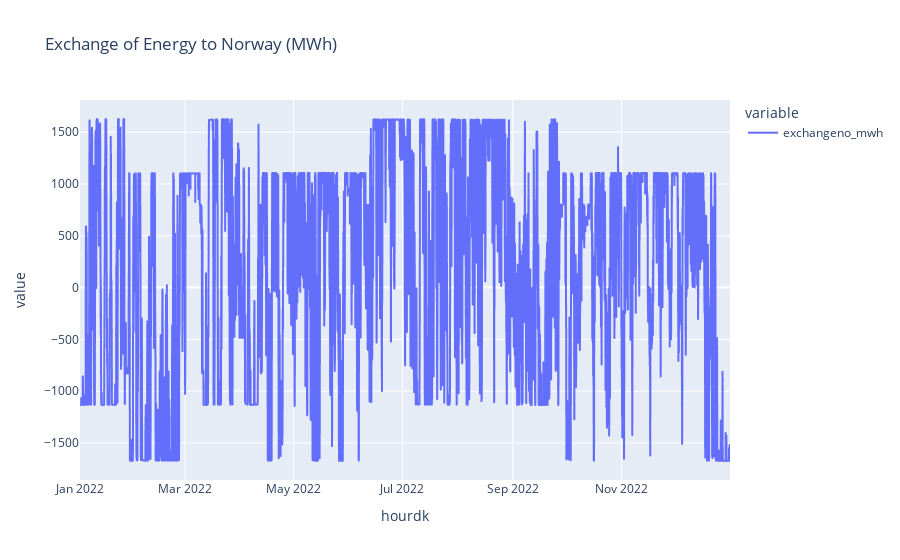

The cell this chart's notebook holds for it:
### Code cell
# Create a view so we can retrieve from Cassandra
create_view_from_cas("prodcons_view", "prodcons", keyspace)

sdf_prodcons = spark.sql("SELECT * FROM prodcons_view").toPandas()
sdf_prodcons = sdf_prodcons.sort_values(by="hourdk", ascending=True)
df_exchangeno = sdf_prodcons[["hourdk", "exchangeno_mwh"]].copy()
df_exchangeno_agg = df_exchangeno.groupby("hourdk").aggregate({"exchangeno_mwh": "sum"}) # Need to aggregate and sum to get the exchange of energy
exchangeNo_fig = px.line(df_exchangeno_agg, title = "Exchange of Energy to Norway (MWh)")
exchangeNo_fig.show()

### Figure 1 — Plotly figure (JSON) as saved in the notebook; plotly's stock layout.template omitted (floating-point values rounded to 4 significant figures; data arrays with more than 128 entries replaced by an {"elided": "..."} marker saying what was removed)
{"data": [{"hovertemplate": "variable=exchangeno_mwh<br>hourdk=%{x}<br>value=%{y}<extra></extra>", "legendgroup": "exchangeno_mwh", "line": {"color": "#636efa", "dash": "solid"}, "marker": {"symbol": "circle"}, "mode": "lines", "name": "exchangeno_mwh", "showlegend": true, "type": "scattergl", "x": {"elided": "8759 str values"}, "xaxis": "x", "y": {"elided": "8759 float values"}, "yaxis": "y"}], "layout": {"legend": {"title": {"text": "variable"}, "tracegroupgap": 0}, "title": {"text": "Exchange of Energy to Norway (MWh)"}, "xaxis": {"anchor": "y", "domain": [0, 1], "title": {"text": "hourdk"}}, "yaxis": {"anchor": "x", "domain": [0, 1], "title": {"text": "value"}}}}
